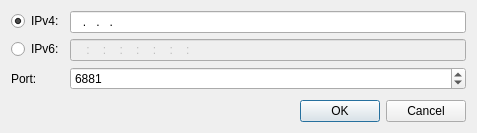
<?xml version="1.0" encoding="UTF-8"?>
<ui version="4.0">
 <class>AddPeerDialog</class>
 <widget class="QDialog" name="AddPeerDialog">
  <property name="geometry">
   <rect>
    <x>0</x>
    <y>0</y>
    <width>477</width>
    <height>133</height>
   </rect>
  </property>
  <property name="windowTitle">
   <string>Dialog</string>
  </property>
  <layout class="QVBoxLayout" name="verticalLayout">
   <item>
    <layout class="QFormLayout" name="formLayout">
     <item row="0" column="0">
      <widget class="QRadioButton" name="radioButton">
       <property name="text">
        <string>IPv4:</string>
       </property>
       <property name="checked">
        <bool>true</bool>
       </property>
      </widget>
     </item>
     <item row="0" column="1">
      <widget class="QLineEdit" name="IP4_">
       <property name="inputMask">
        <string extracomment="IPv4 input mask">D00.D00.D00.D00; </string>
       </property>
      </widget>
     </item>
     <item row="1" column="0">
      <widget class="QRadioButton" name="radioButton_2">
       <property name="text">
        <string>IPv6:</string>
       </property>
      </widget>
     </item>
     <item row="1" column="1">
      <widget class="QLineEdit" name="IP6_">
       <property name="enabled">
        <bool>false</bool>
       </property>
       <property name="inputMask">
        <string extracomment="IPv6 input mask">hhhh:hhhh:hhhh:hhhh:hhhh:hhhh:hhhh:hhhh; </string>
       </property>
      </widget>
     </item>
     <item row="2" column="0">
      <widget class="QLabel" name="label_2">
       <property name="text">
        <string>Port:</string>
       </property>
      </widget>
     </item>
     <item row="2" column="1">
      <widget class="QSpinBox" name="Port_">
       <property name="minimum">
        <number>1</number>
       </property>
       <property name="maximum">
        <number>65535</number>
       </property>
       <property name="value">
        <number>6881</number>
       </property>
      </widget>
     </item>
    </layout>
   </item>
   <item>
    <widget class="QDialogButtonBox" name="buttonBox">
     <property name="orientation">
      <enum>Qt::Horizontal</enum>
     </property>
     <property name="standardButtons">
      <set>QDialogButtonBox::Cancel|QDialogButtonBox::Ok</set>
     </property>
    </widget>
   </item>
  </layout>
 </widget>
 <resources/>
 <connections>
  <connection>
   <sender>buttonBox</sender>
   <signal>accepted()</signal>
   <receiver>AddPeerDialog</receiver>
   <slot>accept()</slot>
   <hints>
    <hint type="sourcelabel">
     <x>222</x>
     <y>131</y>
    </hint>
    <hint type="destinationlabel">
     <x>157</x>
     <y>147</y>
    </hint>
   </hints>
  </connection>
  <connection>
   <sender>buttonBox</sender>
   <signal>rejected()</signal>
   <receiver>AddPeerDialog</receiver>
   <slot>reject()</slot>
   <hints>
    <hint type="sourcelabel">
     <x>290</x>
     <y>137</y>
    </hint>
    <hint type="destinationlabel">
     <x>286</x>
     <y>147</y>
    </hint>
   </hints>
  </connection>
  <connection>
   <sender>radioButton</sender>
   <signal>toggled(bool)</signal>
   <receiver>IP4_</receiver>
   <slot>setEnabled(bool)</slot>
   <hints>
    <hint type="sourcelabel">
     <x>29</x>
     <y>15</y>
    </hint>
    <hint type="destinationlabel">
     <x>94</x>
     <y>20</y>
    </hint>
   </hints>
  </connection>
  <connection>
   <sender>radioButton_2</sender>
   <signal>toggled(bool)</signal>
   <receiver>IP6_</receiver>
   <slot>setEnabled(bool)</slot>
   <hints>
    <hint type="sourcelabel">
     <x>51</x>
     <y>41</y>
    </hint>
    <hint type="destinationlabel">
     <x>91</x>
     <y>54</y>
    </hint>
   </hints>
  </connection>
 </connections>
</ui>
